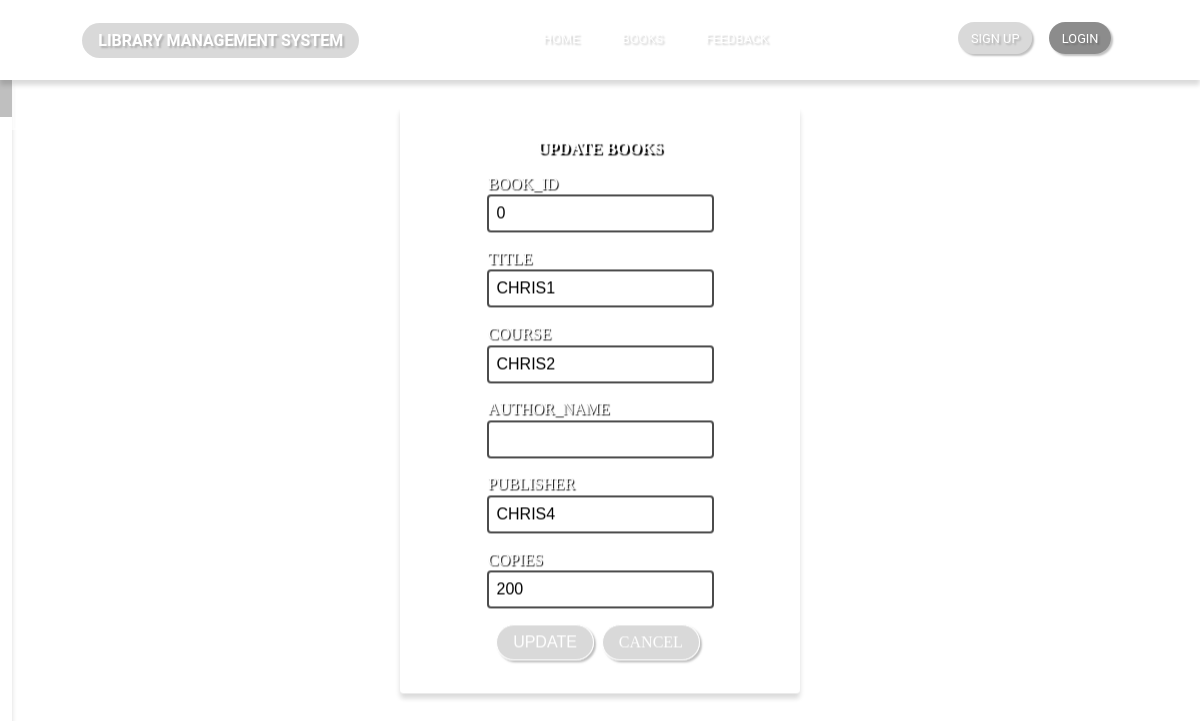
The app's page /update.php?id=9 with its own data.
### tables this page shows
CREATE TABLE `BOOKS` (
  `id` int(11) NOT NULL,
  `BOOK_ID` int(11) NOT NULL,
  `TITLE` varchar(50) NOT NULL,
  `COURSE` varchar(50) NOT NULL,
  `AUTHOR_NAME` varchar(50) NOT NULL,
  `PUBLISHER` varchar(50) NOT NULL,
  `COPIES` int(11) NOT NULL
);

### update.php (the view, shortened to what this page needs)
<?php
include 'connect.php';
$id = $_GET['id'];
$reg = "select * from BOOKS where id = $id";
$result = mysqli_query($con, $reg);
$row = mysqli_fetch_assoc($result);
$BOOK_ID = $row['BOOK_ID'];
$TITLE = $row['TITLE'];
$COURSE = $row['COURSE'];
$AUTHOR_NAME = $row['AUTHOR_NAME'];
$PUBLISHER = $row['PUBLISHER'];
$COPIES = $row['COPIES'];
?>
<!DOCTYPE html>
<html lang="en">
<head>
    <link rel="stylesheet" href="CSS/styles.css">
</head>
<body>
<?php include "header.php" ?>
<?php include "sidebar.php" ?>
<form method="post" autocomplete="off" class="update-form">
    <h3>Update books</h3>
    <div>
        <label for="BOOK_ID"> BOOK_ID</label>
        <input type="text" name="BOOK_ID" value="<?php echo $BOOK_ID; ?>">
    </div>
    <div>
    <label for="TITLE"> TITLE</label>
    <input type="text" name="TITLE" value="<?php echo $TITLE; ?>">
    </div>
    <div>
    <label for="COURSE"> COURSE</label>
    <input type="text" name="COURSE" value="<?php echo $COURSE; ?>">
    </div>
    <div>
    <label for="AUTHOR_NAME">AUTHOR_NAME</label>
    <input type="text" name="AUTHOR_NAME" value="<?php echo $AUTHOR_NAME; ?>">
    </div>
    <div>
    <label for="PUBLISHER">PUBLISHER</label>
    <input type="text" name="PUBLISHER" value="<?php echo $PUBLISHER; ?>">
    </div>
    <div>
    <label for="COPIES">COPIES</label>
    <input type="text" name="COPIES" value="<?php echo $COPIES; ?>">
    </div>
    <div>
    <button name="update">update</button>&nbsp;
    <a href="manage.php">Cancel</a>&nbsp;
    </div>
</form>
</body>
</html>

### CSS/styles.css (style rules this page uses)
:root { font-size: 16px; --dur: 400ms; --res-typo: clamp(.5rem,5vw,2rem); --header-size: 5rem; }
*, *::before, *::after { margin: 0; padding: 0; box-sizing: border-box; }
body { background-image: url("img/image1.jpg"); background-size: cover; min-height: 100vh; display: flex; justify-content: center; align-items: center; flex-direction: column; padding-top: 7rem; }
a { text-decoration: none; display: inline-block; }
form.signup-form, form.login-form, form.update-form { position: absolute; top: 50%; left: 50%; transform: translate(-50%,-50%); width: clamp(15rem, 400px, 25rem); padding: 2rem; border-radius: 4px; border: 1px solid rgba(255, 255, 255, .2); background-color: rgba(255, 255, 255, .2); backdrop-filter: blur(5px); box-shadow: 0 5px 5px rgba(0,0,0,.15); display: flex; justify-content: flex-start; align-items: center; flex-direction: column; gap: 1rem; }
form.signup-form > h3, form.login-form > h3, form.update-form > h3 { color: white; font-weight: bolder; text-shadow: 2px 2px 1px black; text-transform: uppercase; font-size: 1rem; }
form.signup-form input, form.login-form input, form.update-form input { display: inline-block; width: 100%; padding: .5rem; font-size: 1rem; box-sizing: border-box; border-radius: 4px; border: 2px solid rgba(0,0,0,.7); }
form.signup-form label, form.login-form label, form.update-form label { display: flex; padding: .1rem; text-shadow: 1px 1px 1px black; color: white; }
form.signup-form button, form.login-form button, form.update-form button, form.update-form a { display: inline-block; padding: .5rem 1rem; border-radius: 100vw; background-color: rgba(0,0,0,.15); box-shadow: 2px 2px 2px rgba(0,0,0,.25); font-size: 1rem; color: white; border: 1px solid white; text-transform: uppercase; transition: var(--dur) ease-in-out; }

### records on screen
books: BOOK_ID "0", TITLE "CHRIS1", COURSE "CHRIS2", PUBLISHER "CHRIS4", COPIES "200"
